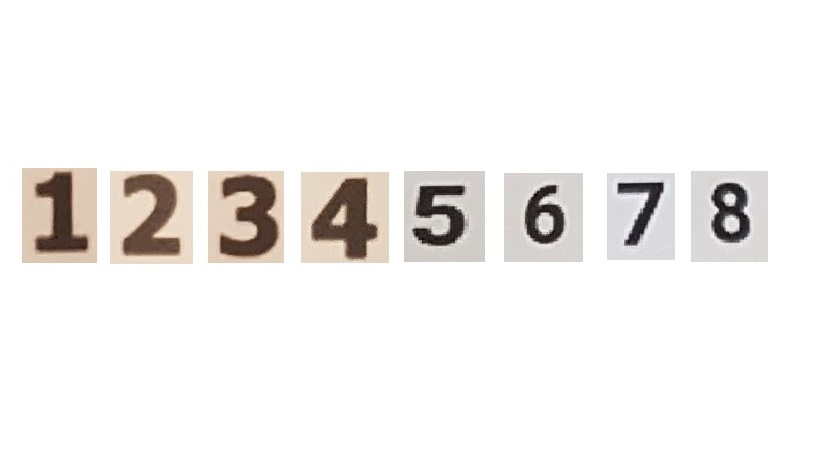
#> input picture nonogram/images/brojevi.jpg, 819 x 460 px
$ jupyter execute --allow-errors nonogram.ipynb   (shell and % lines are left out)
#> lines starting #> are read from the running program, lines starting #| are printed output that depends on the picture; after the words box and inside, x2 and y2 are one past the last pixel; in counts of white or black regions, pixels touching at a corner belong together
[cell 1]
import numpy as np
import cv2 # OpenCV
import matplotlib
import matplotlib.pyplot as plt
import math
import collections
import time
import json

[cell 2]
# iscrtavanje slika u notebook-u
# prikaz vecih slika
matplotlib.rcParams['figure.figsize'] = 16,12

[cell 3]
# keras
from keras.models import Sequential
from keras.layers.core import Dense, Activation
from keras.optimizers import SGD

[cell 4]
def load_image(path):
#> called with path = 'images/brojevi.jpg'
    return cv2.cvtColor(cv2.imread(path), cv2.COLOR_BGR2RGB)

def image_gray(image):
    return cv2.cvtColor(image, cv2.COLOR_RGB2GRAY)
#> returned value: shape (460, 819)

def image_bin(image_gs):
    height, width = image_gs.shape[0:2]
#> height = 460; width = 819
    image_binary = np.ndarray((height, width), dtype=np.uint8)
    ret, image_bin = cv2.threshold(image_gs, 127, 255, cv2.THRESH_BINARY)
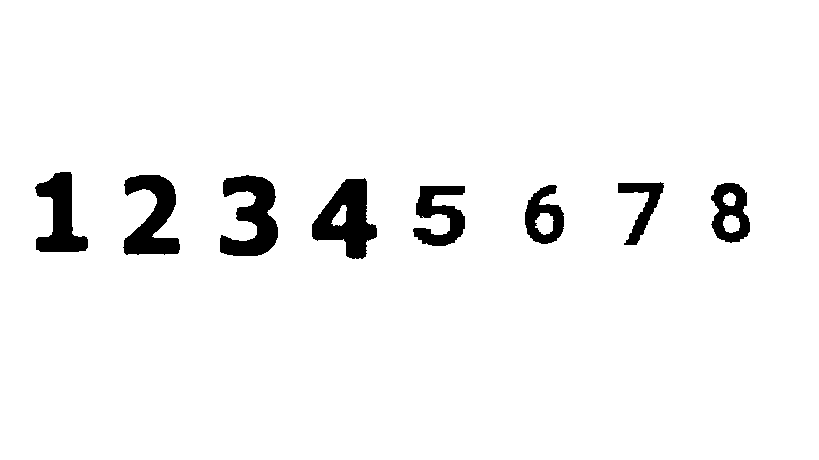
#> image_bin: shape (460, 819); 95.7% white; 8 black regions, largest, box (x1, y1, x2, y2) and area: (312, 178, 377, 259) 2881, (220, 175, 278, 256) 2781, (123, 175, 180, 255) 2582
    return image_bin

def invert(image):
    return 255-image

def display_image(image, color=False):
    if color:
        plt.imshow(image)
    else:
        plt.imshow(image, 'gray')

def dilate(image):
    kernel = np.ones((3, 3)) # strukturni element 3x3 blok
    return cv2.dilate(image, kernel, iterations=1)
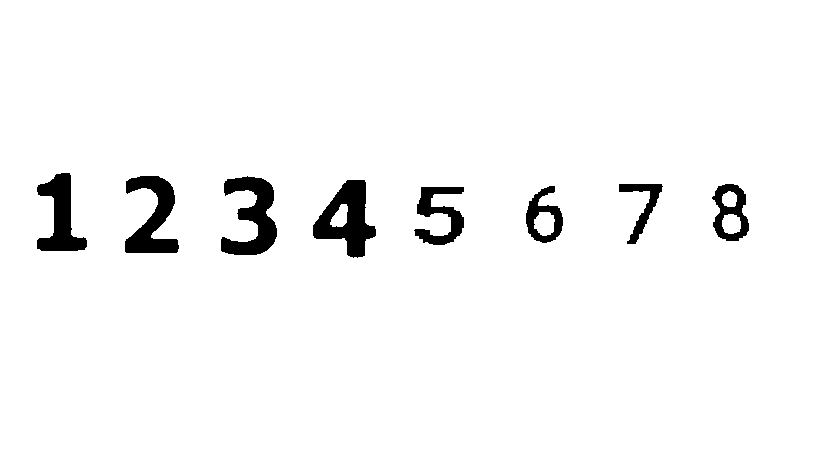
#> returned value: shape (460, 819); 96.5% white; 8 black regions, largest, box (x1, y1, x2, y2) and area: (313, 180, 376, 258) 2490, (221, 176, 277, 255) 2355, (125, 176, 179, 253) 2183

def erode(image):
    kernel = np.ones((3, 3)) # strukturni element 3x3 blok
#> kernel = [[1, 1, 1], [1, 1, 1], [1, 1, 1]]
    return cv2.erode(image, kernel, iterations=1)
#> returned value: shape (460, 819); 95.8% white; 8 black regions

[cell 5]
def resize_region(region):
    return cv2.resize(region, (28, 28), interpolation=cv2.INTER_NEAREST)

[cell 6]
def select_roi(image_orig, image_bin):
    contours, hierarchy = cv2.findContours(image_bin.copy(), cv2.RETR_LIST, cv2.CHAIN_APPROX_SIMPLE)
#> contours = 13 contours; largest, box (x1, y1, x2, y2) and area: (0, 0, 819, 460) 375462, (311, 178, 378, 260) 3182, (219, 174, 279, 257) 2940, (123, 174, 181, 255) 2724, (35, 171, 89, 253) 2388
    sorted_regions = [] # lista sortiranih regiona po X osi
    regions_array = []
    print(len(contours))
#| 13
    for contour in contours:
        x, y, w, h = cv2.boundingRect(contour) # koordinate i velicina granicnog pravougaonika
        area = cv2.contourArea(contour)
        if h < 100 and h > 40 and w > 20 and w<70:
            # kopirati [y:y+h+1, x:x+w+1] sa binarne slike i smestiti u novu sliku
            # oznaciti region pravougaonikom na originalnoj slici sa rectangle funkcijom
            region = image_bin[y:y+h+1, x:x+w+1]
            regions_array.append([resize_region(region), (x, y, w, h)])
            cv2.rectangle(image_orig, (x, y), (x + w, y + h), (0, 255, 0), 2)
#> this loop made 13 passes
#> (x, y, w, h, area) on passes 1 to 12: (723, 215, 17, 18, 214.5), (535, 213, 19, 22, 277.5), (331, 205, 16, 21, 172), (723, 192, 13, 14, 118.5), (412, 185, 54, 62, 1945), (524, 184, 41, 61, 1675.5), (710, 182, 41, 61, 1887.5), (617, 182, 48, 64, 1178.5), (311, 178, 67, 82, 3182), (219, 174, 60, 83, 2940.5), (123, 174, 58, 81, 2723.5), (35, 171, 54, 82, 2387.5)
#> (contour, x, y, w, h, area) on pass 13: ([[0, 0], [0, 459], [818, 459], [818, 0]], 0, 0, 819, 460, 375462)
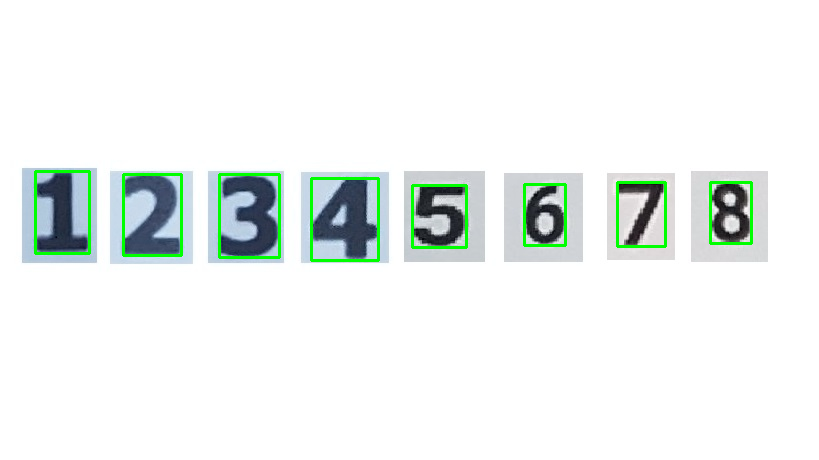
#> image_orig: shape (460, 819, 3); mean of channels 0, 1, 2 240, 242.4, 237.1; drawn as B, G, R
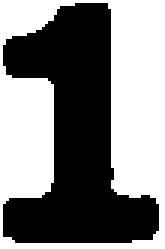
#> region: shape (83, 55) (shown 3 times larger); 50.6% white; 1 black region, box (x1, y1, x2, y2) and area: (1, 1, 53, 81) 2256
#> after the loop, regions_array = 8 items

    regions_array = sorted(regions_array, key=lambda x: x[1][0])
    sorted_regions = [region[0] for region in regions_array]
#> sorted_regions = 8 items
    return image_orig, sorted_regions

[cell 7]
def scale_to_range(image):
    return image/255

[cell 8]
def matrix_to_vector(image):
    return image.flatten()

[cell 9]
def prepare_for_ann(regions):
    ready_for_ann = []
    for region in regions:
        scale = scale_to_range(region)
        ready_for_ann.append(matrix_to_vector(scale))
#> this loop made 8 passes
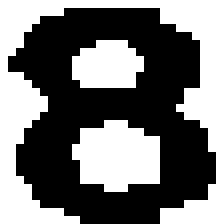
#> scale: shape (28, 28) float64 (shown 8 times larger); values 0 (black) and 1 (white), 45.8% white; 3 white regions, box (x1, y1, x2, y2) and area: (0, 0, 28, 28) 239, (9, 15, 20, 24) 76, (9, 5, 18, 11) 44
#> after the loop, ready_for_ann = 8 items
    return ready_for_ann

[cell 10]
def convert_output(alphabet):
    nn_outputs = []
    for index in range(len(alphabet)):
        output = np.zeros(len(alphabet))
        output[index] = 1
        nn_outputs.append(output)
    return np.array(nn_outputs)

[cell 11]
def create_ann(output_size):
    ann = Sequential()
    ann.add(Dense(128, input_dim=784, activation='sigmoid'))
    ann.add(Dense(output_size, activation='sigmoid'))
    return ann

[cell 12]
# [10 lines left out: function train_ann, not called in this run]

[cell 13]
def winner(output):
    return max(enumerate(output), key=lambda x: x[1])[0]

[cell 14]
# [5 lines left out: function display_result, not called in this run]

[cell 15]
#obucavanje
#priprema slike sa brojevima
image_color = load_image('images/brojevi.jpg')
img = image_bin(image_gray(image_color))
img_bin = erode(dilate(img))
selected_regions, numbers = select_roi(image_color.copy(), img_bin)
display_image(selected_regions)

[cell 16]
#treniranje
alphabet = [1, 2, 3, 4, 5, 6, 7, 8]

inputs = prepare_for_ann(numbers)
#> inputs = 8 items
outputs = convert_output(alphabet)
#> (the rest of this cell did not finish here and is left out)

ann = train_ann(ann, inputs, outputs, epochs=2000)

#> (a cell that did not finish here is left out)

[cell 18]
filename = 'images/nonogram7.jpg'
img = cv2.imread(filename)# ucitavanje slike sa diska
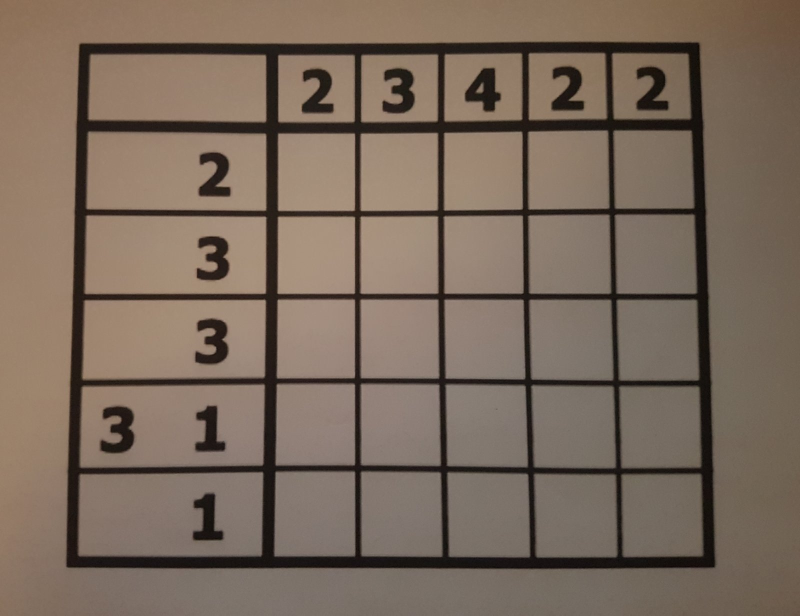
#> input picture nonogram/images/nonogram7.jpg, 1600 x 1231 px (shown at 1/2 size)
#> img is the input picture: shape (1231, 1600, 3); mean B, G, R 92, 105.7, 122
img = cv2.resize(img, (720,720))
#> img: shape (720, 720, 3)
slikica = img.copy()
#img = cv2.cvtColor(img, cv2.COLOR_BGR2RGB) # konvertovanje iz BGR u RGB model boja (OpenCV ucita sliku kao BGR)
gray = cv2.cvtColor(img, cv2.COLOR_BGR2GRAY)
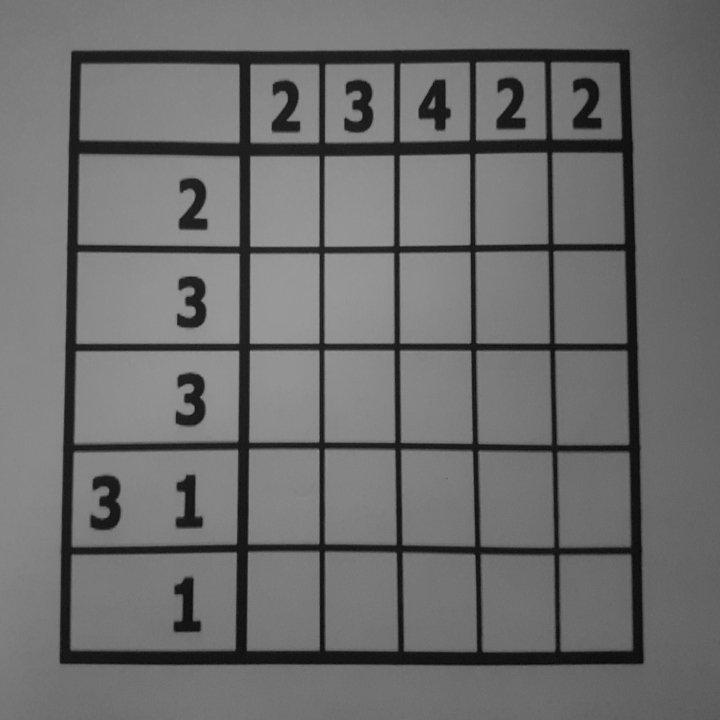
#> gray: shape (720, 720); min 7, max 155, mean 108.9
slikica2 = image_bin(gray.copy())
#> in image_bin (call 2), `ret, image_bin = cv2.threshold(image_gs, 127, 255, cv2.THRESH_BINARY)`: image_bin: shape (720, 720); 34.7% white; 461 white regions (430 under 20 px), largest, box (x1, y1, x2, y2) and area: (0, 84, 69, 624) 29774, (77, 253, 239, 343) 13288, (75, 351, 239, 442) 13253
slikicaa = erode(dilate(slikica2))
#> in dilate (call 2), `return cv2.dilate(image, kernel, iterations=1)`: returned value: shape (720, 720); 38.4% white; 132 white regions (92 under 20 px), largest, box (x1, y1, x2, y2) and area: (0, 80, 70, 629) 31937, (76, 252, 240, 344) 14048, (74, 350, 240, 443) 14041
#> in erode (call 2), `return cv2.erode(image, kernel, iterations=1)`:
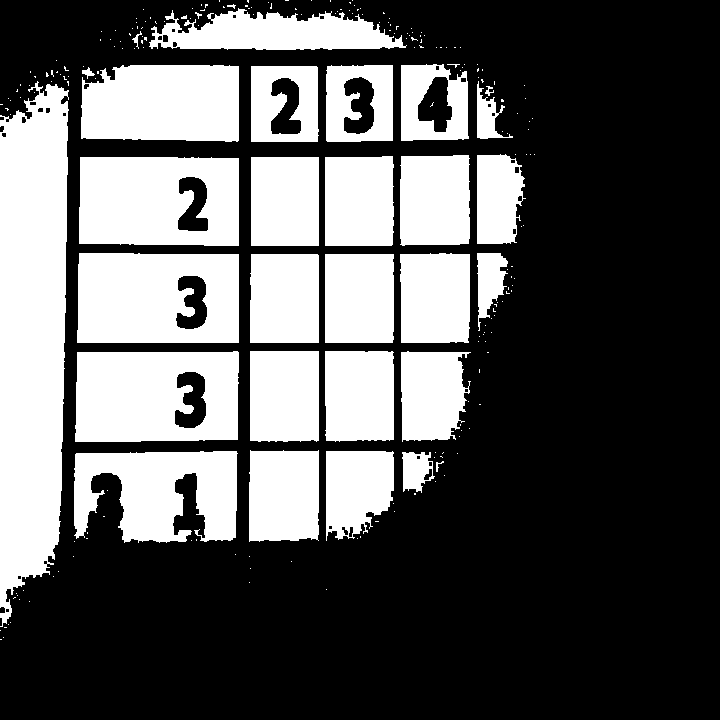
#> returned value: shape (720, 720); 35.5% white; 232 white regions (202 under 20 px), largest, box (x1, y1, x2, y2) and area: (0, 81, 69, 627) 30676, (77, 253, 239, 343) 13298, (75, 351, 239, 442) 13273
edges = cv2.Canny(gray,90,150,apertureSize = 3)
#> edges: shape (720, 720); 3.4% white in thin lines or dots, all inside (x1, y1, x2, y2) = (59, 48, 644, 666)
kernel = np.ones((3,3),np.uint8)
edges = cv2.dilate(edges,kernel,iterations = 3)
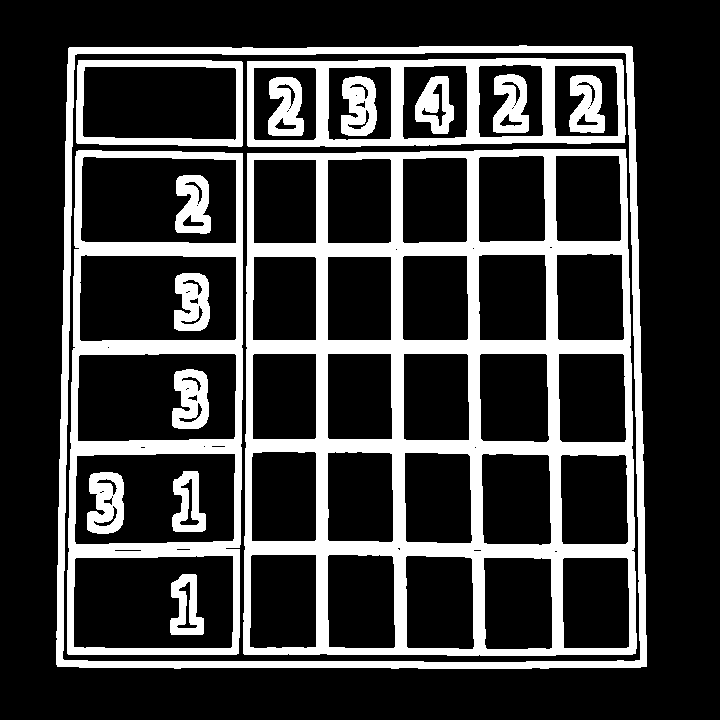
#> edges: shape (720, 720); 23% white; 16 white regions, largest, box (x1, y1, x2, y2) and area: (243, 149, 637, 656) 54216, (67, 150, 243, 655) 18360, (56, 45, 647, 669) 16904
#kernel = np.ones((5,5),np.uint8)
#edges = cv2.erode(edges,kernel,iterations = 1)
lines = cv2.HoughLines(edges, 1,np.pi/180, 420)
#> lines = 93 rows, first 8: [70, 0.0175], [-630, 3.12], [-542, 3.12], [-540, 3.11], [552, 0], [-472, 3.12], [395, 0], [397, 0]
vert_linije=[]
horiz_linije=[]
for line in lines:
    rho,theta=line[0]
    if(np.sin(theta)==1):
        horiz_linije.append(line)
    elif(np.sin(theta)==0):
        vert_linije.append(line)
#> this loop made 93 passes
#> (rho, theta) on passes 1 to 12: (70, 0.0175), (-630, 3.12), (-542, 3.12), (-540, 3.11), (552, 0), (-472, 3.12), (395, 0), (397, 0), (474, 0), (476, 0), (-620, 3.12), (-551, 3.12)
#> after the loop, horiz_linije = [[[662, 1.57]], [[649, 1.57]], [[545, 1.57]], [[552, 1.57]], [[449, 1.57]], [[442, 1.57]], [[350, 1.57]], [[341, 1.57]], [[48, 1.57]], [[243, 1.57]], [[250, 1.57]], [[141, 1.57]], [[153, 1.57]], [[549, 1.57]], [[64, 1.57]], [[62, 1.57]]]; vert_linije = [[[552, 0]], [[395, 0]], [[397, 0]], [[474, 0]], [[476, 0]], [[248, 0]], [[400, 0]], [[316, 0]], [[327, 0]], [[236, 0]], [[325, 0]], [[630, 0]]]
filtrirane_linije=[]
posljednji_rho=None
vert_linije.sort(key=lambda element: element[0][0])
for line in vert_linije:
    rho,theta=line[0]
    if posljednji_rho==None:
        filtrirane_linije.append(line)
        posljednji_rho=rho
    else:
        if (rho-posljednji_rho>20):
            posljednji_rho=rho
            filtrirane_linije.append(line)
#> this loop made 12 passes
#> (line, rho, posljednji_rho) on passes 1, 3, 6, 9, 11, 12: ([[236, 0]], 236, 236), ([[316, 0]], 316, 316), ([[395, 0]], 395, 395), ([[474, 0]], 474, 474), ([[552, 0]], 552, 552), ([[630, 0]], 630, 630)
#> (line, rho) on passes 2, 4, 5, 7, 8, 10: ([[248, 0]], 248), ([[325, 0]], 325), ([[327, 0]], 327), ([[397, 0]], 397), ([[400, 0]], 400), ([[476, 0]], 476)
#> after the loop, filtrirane_linije = [[[236, 0]], [[316, 0]], [[395, 0]], [[474, 0]], [[552, 0]], [[630, 0]]]; posljednji_rho = 630
posljednji_rho=None
horiz_linije.sort(key=lambda element: element[0][0])
for line in horiz_linije:
    rho,theta=line[0]
    if posljednji_rho==None:
        posljednji_rho=rho
        filtrirane_linije.append(line)
    else:
        if (rho-posljednji_rho>20):
            posljednji_rho=rho
            filtrirane_linije.append(line)
#> this loop made 16 passes
#> (line, rho, posljednji_rho) on passes 1, 4, 6, 8, 10, 12, 15: ([[48, 1.57]], 48, 48), ([[141, 1.57]], 141, 141), ([[243, 1.57]], 243, 243), ([[341, 1.57]], 341, 341), ([[442, 1.57]], 442, 442), ([[545, 1.57]], 545, 545), ([[649, 1.57]], 649, 649)
#> (line, rho) on passes 2, 3, 5, 7, 9, 11: ([[62, 1.57]], 62), ([[64, 1.57]], 64), ([[153, 1.57]], 153), ([[250, 1.57]], 250), ([[350, 1.57]], 350), ([[449, 1.57]], 449)
#> after the loop, filtrirane_linije = [[[236, 0]], [[316, 0]], [[395, 0]], [[474, 0]], [[552, 0]], [[630, 0]], [[48, 1.57]], [[141, 1.57]], [[243, 1.57]], [[341, 1.57]], [[442, 1.57]], [[545, 1.57]], [[649, 1.57]]]; posljednji_rho = 649
for line in filtrirane_linije:
    rho,theta=line[0]
    a = np.cos(theta)
    b = np.sin(theta)
    x0 = a*rho
    y0 = b*rho
    x1 = int(x0 + 1000*(-b))
    y1 = int(y0 + 1000*(a))
    x2 = int(x0 - 1000*(-b))
    y2 = int(y0 - 1000*(a))
    cv2.line(img,(x1,y1),(x2,y2),(0,0,255),2)
#> this loop made 13 passes
#> (rho, theta, a, b, x0, y0, x1, y1) on passes 1 to 12: (236, 0, 1, 0, 236, 0, 236, 1000), (316, 0, 1, 0, 316, 0, 316, 1000), (395, 0, 1, 0, 395, 0, 395, 1000), (474, 0, 1, 0, 474, 0, 474, 1000), (552, 0, 1, 0, 552, 0, 552, 1000), (630, 0, 1, 0, 630, 0, 630, 1000), (48, 1.57, -4.37e-08, 1, -2.1e-06, 48, -1000, 47), (141, 1.57, -4.37e-08, 1, -6.16e-06, 141, -1000, 140), (243, 1.57, -4.37e-08, 1, -1.06e-05, 243, -1000, 242), (341, 1.57, -4.37e-08, 1, -1.49e-05, 341, -1000, 340), (442, 1.57, -4.37e-08, 1, -1.93e-05, 442, -1000, 441), (545, 1.57, -4.37e-08, 1, -2.38e-05, 545, -1000, 544)
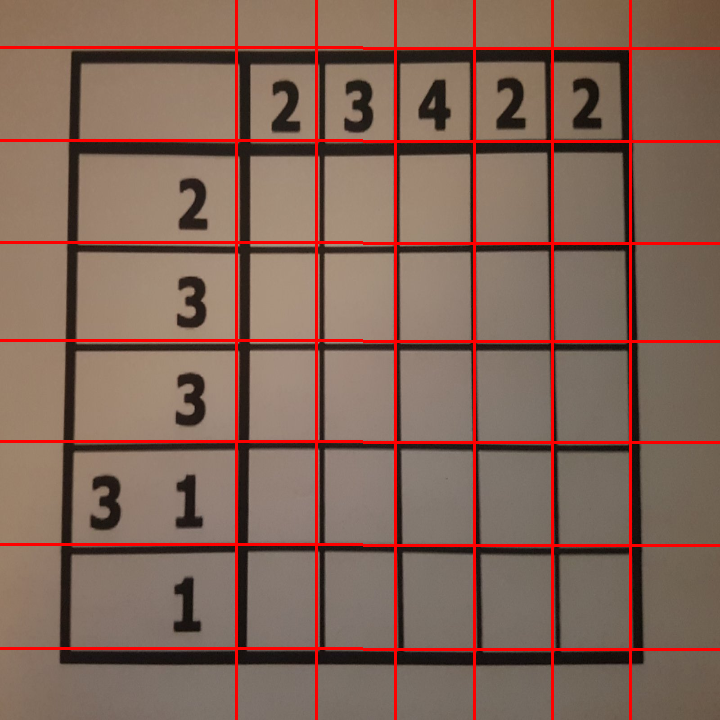
#> img: shape (720, 720, 3); mean B, G, R 87.7, 100.7, 129.8
plt.imshow(img)

[cell 19]
import math

[cell 20]
# [20 lines left out: function select_roi_nonogram, not called in this run]

[cell 21]
intersections=[]
p=1
for i in range(len(filtrirane_linije)):
    rho1, theta1 = filtrirane_linije[i][0]
    for ii in range(p,len(filtrirane_linije)):
        rho2, theta2 = filtrirane_linije[ii][0]
        if((np.sin(theta1)==1 and np.sin(theta2)==0) or (np.sin(theta1)==0 and np.sin(theta2)==1)):
            A = np.array([
                [np.cos(theta1), np.sin(theta1)],
                [np.cos(theta2), np.sin(theta2)]
            ])
            b = np.array([[rho1], [rho2]])
            tacka = np.linalg.solve(A, b)
            intersections.append(tacka)
    p=p+1
    if(p==len(filtrirane_linije)):
        break
#> this loop made 12 passes
#> after the loop, intersections = 42 items, first 6: [236, 48], [236, 141], [236, 243], [236, 341], [236, 442], [236, 545]; p = 13
korjen=math.sqrt(len(intersections))
#> korjen = 6.48
korjen=int(korjen)
#> korjen = 6
pravougaonici=[]
br=0
bra=1
for i in range((korjen-1)**2):
        if(br!=0 and bra==korjen):
            bra=1
            br=br+1
        pravougaonici.append([intersections[br],intersections[br+korjen],intersections[br+1],intersections[br+korjen+1]])
        br=br+1
        bra=bra+1
#> after the loop, br = 29; bra = 6; pravougaonici = 25 items
zadnji_pravougaonik=pravougaonici[-1]#iskoristicemo ga za mjeru koliko brojeva moze stati u pravougaonike
#> zadnji_pravougaonik = [[552, 48], [552, 649], [552, 141], [630, 48]]
rows_pravougaonici=[]
columns_pravougaonici=[]
rows_regions_array=[]
columns_regions_array=[]
broj_rows=[]
broj_columns=[]
brojac=0
for i in pravougaonici:
    if (brojac>0 and brojac<(korjen-1)):
        rows_pravougaonici.append(i)
    if(brojac%(korjen-1)==0 and brojac>0):
        columns_pravougaonici.append(i)
    brojac=brojac+1
#> this loop made 25 passes
#> i on passes 1 to 12: [[236, 48], [236, 649], [236, 141], [316, 48]], [[236, 141], [316, 48], [236, 243], [316, 141]], [[236, 243], [316, 141], [236, 341], [316, 243]], [[236, 341], [316, 243], [236, 442], [316, 341]], [[236, 442], [316, 341], [236, 545], [316, 442]], [[236, 649], [316, 545], [316, 48], [316, 649]], [[316, 48], [316, 649], [316, 141], [395, 48]], [[316, 141], [395, 48], [316, 243], [395, 141]], [[316, 243], [395, 141], [316, 341], [395, 243]], [[316, 341], [395, 243], [316, 442], [395, 341]], [[316, 545], [395, 442], [316, 649], [395, 545]], [[316, 649], [395, 545], [395, 48], [395, 649]]
#> after the loop, brojac = 25; columns_pravougaonici = [[[236, 649], [316, 545], [316, 48], [316, 649]], [[316, 545], [395, 442], [316, 649], [395, 545]], [[395, 442], [474, 341], [395, 545], [474, 442]], [[474, 341], [552, 243], [474, 442], [552, 341]]]; rows_pravougaonici = [[[236, 141], [316, 48], [236, 243], [316, 141]], [[236, 243], [316, 141], [236, 341], [316, 243]], [[236, 341], [316, 243], [236, 442], [316, 341]], [[236, 442], [316, 341], [236, 545], [316, 442]]]
print("ROWS PRAVOUGAONICI")
#> (the rest of this cell did not finish here and is left out)

[cell 22]
test_inputs_rows =  prepare_for_ann(rows_regions_array)
#> test_inputs_rows = []
#> (the rest of this cell did not finish here and is left out)

#> (a cell that did not finish here is left out)

#> (a cell that did not finish here is left out)

[cell 25]
test_inputs_cols =  prepare_for_ann(columns_regions_array)
#> test_inputs_cols = []
#> (the rest of this cell did not finish here and is left out)
